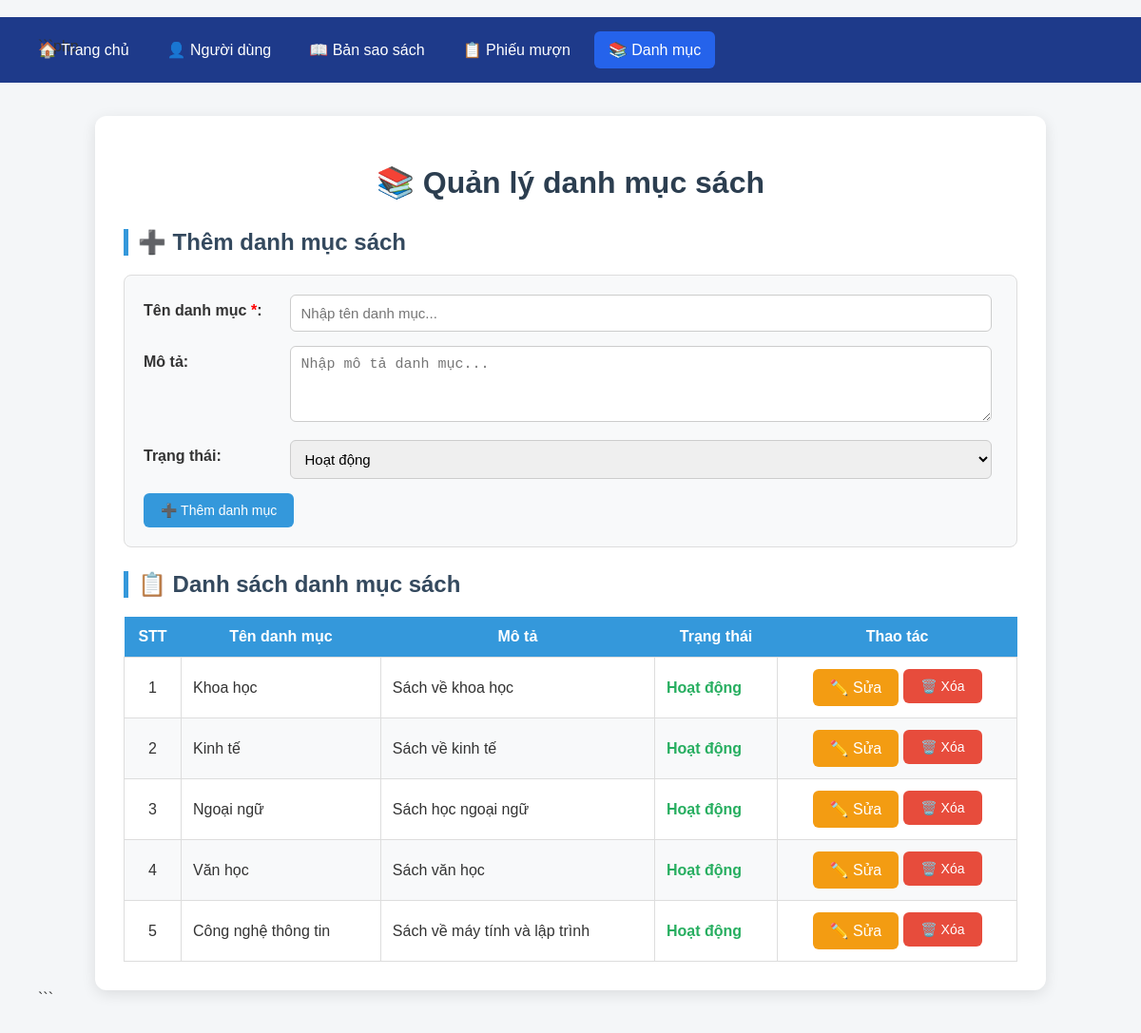
The app's page /danhmucsach/danhmuc.php with its own data.
### tables this page shows
CREATE TABLE Categories (
    category_id INT AUTO_INCREMENT PRIMARY KEY,

    ten_danh_muc VARCHAR(100) NOT NULL,

    mo_ta VARCHAR(255) NULL,

    trang_thai VARCHAR(20) NOT NULL
        DEFAULT 'Hoạt động',

    CONSTRAINT CK_Categories_TrangThai
        CHECK (
            trang_thai IN (
                'Hoạt động',
                'Ngừng hoạt động'
            )
        )
);

### danhmucsach/functionsDanhMuc.php (called while the page is built, shortened)
<?php
function getDBDanhMuc()
{
    $host = '127.0.0.1';
    $dbname = 'qly_thuvienmini';
    $username = 'root';
    $password = '';
    try {
        $pdo = new PDO(
            "mysql:host=$host;dbname=$dbname;charset=utf8mb4",
            $username,
            $password
        );
        $pdo->setAttribute(
            PDO::ATTR_ERRMODE,
            PDO::ERRMODE_EXCEPTION
        );
        $pdo->setAttribute(
            PDO::ATTR_DEFAULT_FETCH_MODE,
            PDO::FETCH_ASSOC
        );
        return $pdo;
    } catch (PDOException $e) {
        die("Lỗi kết nối CSDL: " . $e->getMessage());
    }
}
function layDanhSachDanhMuc()
{
    $pdo = getDBDanhMuc();
    $sql = "SELECT
                category_id,
                ten_danh_muc,
                mo_ta,
                trang_thai
            FROM Categories
            ORDER BY category_id DESC";
    $stmt = $pdo->query($sql);
    return $stmt->fetchAll();
}

### danhmucsach/danhmuc.php (the view, shortened to what this page needs)
<?php
require_once __DIR__ . '/../danhmucsach/functionsDanhMuc.php';
function escape($data): string
{
    return htmlspecialchars(
        (string) $data,
        ENT_QUOTES,
        'UTF-8'
    );
}
$danhSachDanhMuc = layDanhSachDanhMuc();
$tenDanhMuc = '';
$moTa = '';
$trangThai = 'Hoạt động';
$errors = [];
?>
<!DOCTYPE html>
<html lang="vi">
<head>
</head>
<body>
<nav class="navbar">
    <a href="../index.php">
        🏠 Trang chủ
    </a>
    <a href="../nguoiDung/User.php">
        👤 Người dùng
    </a>
    <a href="../banSaoSach/bansao.php">
        📖 Bản sao sách
    </a>
    <a href="../phieuMuon/phieumuon.php">
        📋 Phiếu mượn
    </a>
    <a href="danhmuc.php" class="active">
        📚 Danh mục
    </a>
</nav>
<div class="container">
    <h1>
        📚 Quản lý danh mục sách
    </h1>
    <h2>
        ➕ Thêm danh mục sách
    </h2>
    <form
        method="POST"
        action="danhmuc.php"
        class="category-form"
    >
        <div class="form-group">
            <label>
                Tên danh mục
                <span style="color:red">*</span>:
            </label>
            <div class="input-control">
                <input
                    type="text"
                    name="ten_danh_muc"
                    placeholder="Nhập tên danh mục..."
                    value="<?= escape($tenDanhMuc) ?>"
                    class="<?= isset($errors['ten_danh_muc'])
                        ? 'input-error'
                        : '' ?>"
                >
            </div>
        </div>
        <div class="form-group">
            <label>
                Mô tả:
            </label>
            <div class="input-control">
                <textarea
                    name="mo_ta"
                    placeholder="Nhập mô tả danh mục..."
                ><?= escape($moTa) ?></textarea>
            </div>
        </div>
        <div class="form-group">
            <label>
                Trạng thái:
            </label>
            <div class="input-control">
                <select name="trang_thai">
                    <option
                        value="Hoạt động"
                        <?= $trangThai === 'Hoạt động'
                            ? 'selected'
                            : '' ?>
                    >
                        Hoạt động
                    </option>
                </select>
            </div>
        </div>
        <button
            type="submit"
            class="btn-primary"
        >
            ➕ Thêm danh mục
        </button>
    </form>
    <h2>
        📋 Danh sách danh mục sách
    </h2>
    <table>
        <thead>
            <tr>
                <th>STT</th>
                <th>Tên danh mục</th>
                <th>Mô tả</th>
                <th>Trạng thái</th>
                <th>Thao tác</th>
            </tr>
        </thead>
        <tbody>
            <?php if (empty($danhSachDanhMuc)): ?>
                <tr>
                    <td
                        colspan="5"
                        style="text-align:center;color:#7f8c8d;"
                    >
                        Chưa có danh mục nào.
                    </td>
                </tr>
            <?php else: ?>
                <?php foreach (
                    $danhSachDanhMuc
                    as $index => $danhMuc
                ): ?>
                    <tr>
                        <td>
                            <?= $index + 1 ?>
                        </td>
                        <td>
                            <?= escape(
                                $danhMuc['ten_danh_muc']
                            ) ?>
                        </td>
                        <td>
                            <?= escape(
                                $danhMuc['mo_ta'] ?? ''
                            ) ?>
                        </td>
                        <td
                            class="<?= $danhMuc['trang_thai']
                                === 'Hoạt động'
                                ? 'status-active'
                                : 'status-inactive' ?>"
                        >
                            <?= escape(
                                $danhMuc['trang_thai']
                            ) ?>
                        </td>
                        <td>
                            <div class="actions">
                                <a
                                    href="danhmuc.php?edit_id=<?= escape(
                                        $danhMuc['category_id']
                                    ) ?>"
                                    class="btn-warning"
                                    style="text-decoration:none;color:white;padding:10px 18px;border-radius:6px;"
                                >
                                    ✏️ Sửa
                                </a>
                                <form
                                    method="POST"
                                    action="danhmuc.php"
                                    onsubmit="return confirm('Bạn có chắc muốn xóa danh mục này không?');"
                                >
                                    <button
                                        type="submit"
                                        class="btn-danger"
                                    >
                                        🗑️ Xóa
                                    </button>
                                </form>
                            </div>
                        </td>
                    </tr>
                <?php endforeach; ?>
            <?php endif; ?>
        </tbody>
    </table>
</div>
</body>
</html>

### danhmucsach/danhmuc.php (style rules this page uses)
* { box-sizing: border-box; }
body { font-family: Arial, sans-serif; background-color: #f4f6f8; margin: 0; padding: 40px; color: #333; }
.navbar { background-color: #1e3a8a; padding: 15px 25px; display: flex; gap: 10px; margin: -40px -40px 35px -40px; flex-wrap: wrap; }
.navbar a { color: white; text-decoration: none; padding: 10px 15px; border-radius: 6px; }
.navbar a:hover, .navbar a.active { background-color: #2563eb; }
.container { width: 1000px; max-width: 100%; margin: auto; background-color: white; padding: 30px; border-radius: 12px; box-shadow: 0 4px 15px rgba(0,0,0,0.1); }
h1 { text-align: center; color: #2c3e50; margin-bottom: 30px; }
h2 { color: #34495e; border-left: 5px solid #3498db; padding-left: 10px; margin-top: 25px; }
form.category-form { background-color: #f8f9fa; padding: 20px; border-radius: 8px; border: 1px solid #ddd; }
.form-group { margin-bottom: 15px; }
label { display: inline-block; width: 150px; font-weight: bold; vertical-align: top; padding-top: 8px; }
.input-control { display: inline-block; width: calc(100% - 160px); }
input[type="text"], textarea, select { width: 100%; padding: 10px; border: 1px solid #ccc; border-radius: 6px; font-size: 15px; }
textarea { height: 80px; resize: vertical; }
button { color: white; border: none; padding: 10px 18px; border-radius: 6px; font-size: 14px; cursor: pointer; }
.btn-primary { background-color: #3498db; }
.btn-warning { background-color: #f39c12; }
.btn-danger { background-color: #e74c3c; }
table { width: 100%; border-collapse: collapse; margin-top: 15px; background-color: white; }
th { background-color: #3498db; color: white; padding: 12px; text-align: center; }
td { padding: 12px; border: 1px solid #ddd; }
tr:nth-child(even) { background-color: #f8f9fa; }
td:first-child { text-align: center; width: 60px; }
.status-active { color: #27ae60; font-weight: bold; }
.actions { display: flex; gap: 5px; justify-content: center; }
.actions form { margin: 0; padding: 0; border: none; background: none; }

### records on screen
categories: ten_danh_muc "Khoa học", mo_ta "Sách về khoa học", trang_thai "Hoạt động"
categories: ten_danh_muc "Kinh tế", mo_ta "Sách về kinh tế", trang_thai "Hoạt động"
categories: ten_danh_muc "Ngoại ngữ", mo_ta "Sách học ngoại ngữ", trang_thai "Hoạt động"
categories: ten_danh_muc "Văn học", mo_ta "Sách văn học", trang_thai "Hoạt động"
categories: ten_danh_muc "Công nghệ thông tin", mo_ta "Sách về máy tính và lập trình", trang_thai "Hoạt động"
